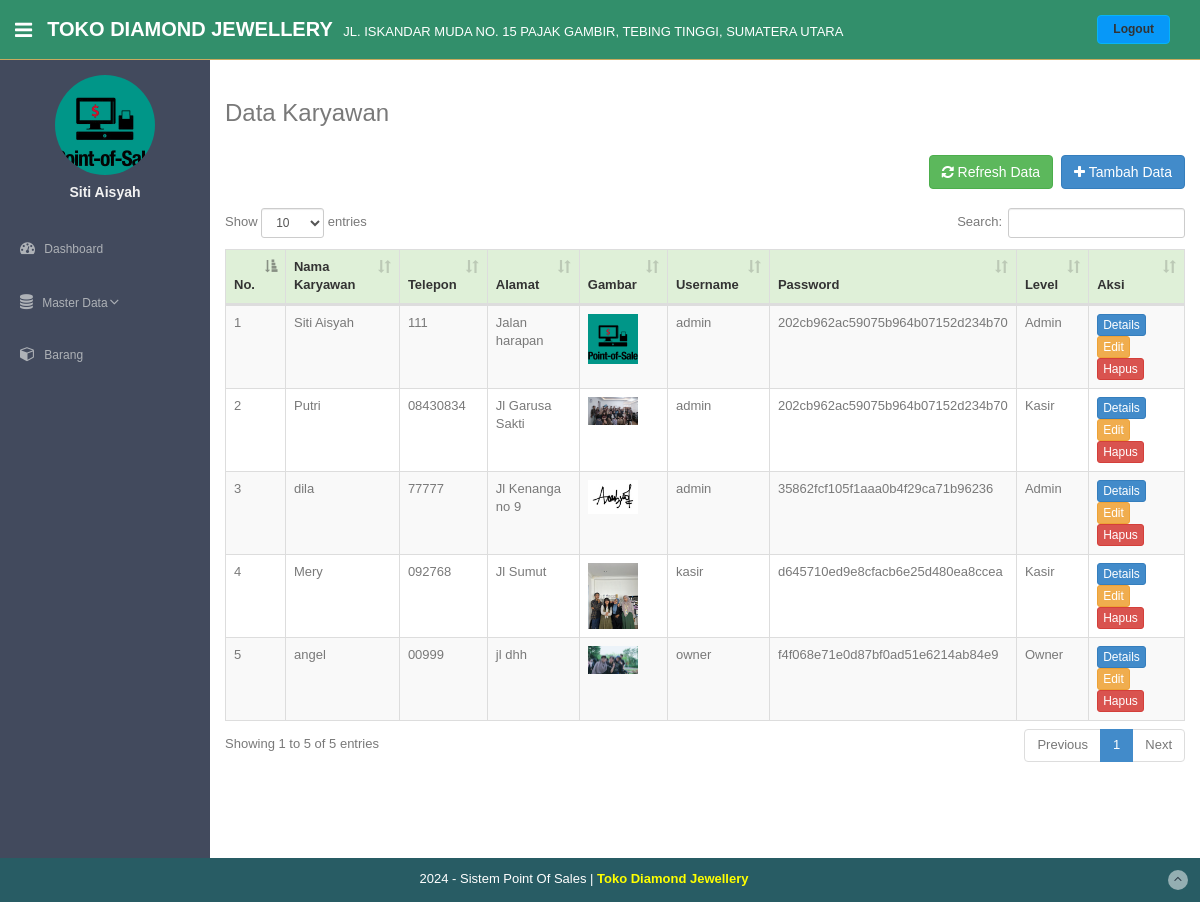
Page /index.php?page=karyawan (signed in) on the committed database.
### tables this page shows
CREATE TABLE `toko` (
  `id_toko` int(11) NOT NULL,
  `nama_toko` varchar(255) NOT NULL,
  `alamat_toko` text NOT NULL,
  `tlp` varchar(255) NOT NULL,
  `nama_pemilik` varchar(255) NOT NULL
);

CREATE TABLE `member` (
  `id_member` int(11) NOT NULL,
  `nm_member` varchar(255) NOT NULL,
  `alamat_member` text NOT NULL,
  `telepon` varchar(255) NOT NULL,
  `email` varchar(255) NOT NULL,
  `gambar` text DEFAULT NULL,
  `NIK` text DEFAULT NULL,
  `level` varchar(100) DEFAULT NULL
);

### fungsi/view/view.php (called while the page is built, shortened)
<?php
class view
{
	protected $db;
	function __construct($db)
	{
		$this->db = $db;
	}
	function member()
	{
		$sql = "select member.*, login.*
						from member inner join login on member.id_member = login.id_member";
		$row = $this->db->prepare($sql);
		$row->execute();
		$hasil = $row->fetchAll();
		return $hasil;
	}
	function member_edit($id)
	{
		$sql = "select member.*, login.*
						from member inner join login on member.id_member = login.id_member
						where member.id_member= ?";
		$row = $this->db->prepare($sql);
		$row->execute(array($id));
		$hasil = $row->fetch();
		return $hasil;
	}
	function toko()
	{
		$sql = "select*from toko where id_toko='1'";
		$row = $this->db->prepare($sql);
		$row->execute();
		$hasil = $row->fetch();
		return $hasil;
	}
}

### admin/module/karyawan/index.php (the view, shortened to what this page needs)
<section id="main-content">
    <section class="wrapper">
        <div class="row">
            <div class="col-lg-12 main-chart">
                <h3>Data Karyawan</h3>
                <br />
                <button type="button" class="btn btn-primary btn-md pull-right" data-toggle="modal" data-target="#myModal">
                    <i class="fa fa-plus"></i> Tambah Data
                </button>
                <a href="index.php?page=karyawan" style="margin-right :0.5pc;" class="btn btn-success btn-md pull-right">
                    <i class="fa fa-refresh"></i> Refresh Data
                </a>
                <div class="clearfix"></div>
                <br />
                <div class="modal-view">
                    <table class="table table-bordered table-striped" id="example1">
                        <thead>
                            <tr style="background:#DFF0D8;color:#333;">
                                <th>No.</th>
                                <th>Nama Karyawan</th>
                                <th>Telepon</th>
                                <th>Alamat</th>
                                <th>Gambar</th>
                                <th>Username</th>
                                <th>Password</th>
                                <th>Level</th>
                                <th>Aksi</th>
                            </tr>
                        </thead>
                        <tbody>
                            <?php
                            $hasil = $lihat->member();
                            $no = 1;
                            foreach ($hasil as $isi) {
                            ?>
                                <tr>
                                    <td><?php echo $no; ?></td>
                                    <td><?php echo $isi['nm_member']; ?></td>
                                    <td><?php echo $isi['telepon']; ?></td>
                                    <td><?php echo $isi['alamat_member']; ?></td>
                                    <td><img src="assets/img/user/<?php echo $isi['gambar']; ?>" style="width:50px;"/></td>
                                    <td><?php echo $isi['user']; ?></td>
                                    <td><?php echo $isi['pass']; ?></td>
                                    <td><?php echo $isi['level']; ?></td>
                                    <td>
                                        <a href="index.php?page=karyawan/details&id=<?php echo $isi['id_member']; ?>">
                                            <button class="btn btn-primary btn-xs">Details</button>
                                        </a>
                                        <a href="index.php?page=karyawan/edit&id=<?php echo $isi['id_member']; ?>">
                                            <button class="btn btn-warning btn-xs">Edit</button>
                                        </a>
                                        <a href="fungsi/hapus/hapus.php?karyawan=hapus&id=<?php echo $isi['id_member']; ?>" onclick="return confirm('Anda yakin ingin menghapus data ini?');">
                                            <button class="btn btn-danger btn-xs">Hapus</button>
                                        </a>
                                    </td>
                                </tr>
                            <?php
                                $no++;
                            }
                            ?>
                        </tbody>
                    </table>
                </div>
            </div>
        </div>
    </section>
</section>

### admin/template/header.php (shortened to what this page needs)
<!DOCTYPE html>
<html lang="en">
  <head>
    <link href="assets/css/bootstrap.css" rel="stylesheet">
    <link href="assets/font-awesome/css/font-awesome.css" rel="stylesheet" />
    <link rel="stylesheet" type="text/css" href="assets/css/zabuto_calendar.css">
    <link rel="stylesheet" type="text/css" href="assets/datatables/dataTables.bootstrap.css"/>
    <link rel="stylesheet" type="text/css" href="assets/lineicons/style.css">
    <link href="assets/css/style.css" rel="stylesheet">
  </head>
  <body>
	<section id="container" >
      <header class="header black-bg">
              <div class="sidebar-toggle-box">
                  <div class="fa fa-bars tooltips" data-placement="right" data-original-title="Toggle Navigation"></div>
              </div>
            <a href="index.php" class="logo"><b><?php echo $toko['nama_toko'];?></b> <small style="padding-left:5px;font-size:13px;"><?php echo $toko['alamat_toko'];?></small></a>
            <div class="top-menu">
            	<ul class="nav pull-right top-menu">
                    <li><a class="logout" onclick="javascript: return confirm('Ingin Logout ?');" href="logout.php">Logout</a></li>
            	</ul>
            </div>
        </header>

### admin/template/sidebar.php (shortened to what this page needs)
<?php
$id = $_SESSION['admin']['id_member'];
$hasil_profil = $lihat->member_edit($id);
$roleLogin = $_SESSION['admin']['level'];
?>
<aside>
    <div id="sidebar" class="nav-collapse">
        <ul class="sidebar-menu" id="nav-accordion">
            <p class="centered"><a><img src="assets/img/user/<?php echo $hasil_profil['gambar']; ?>" class="img-circle" width="100" height="100"></a></p>
            <h5 class="centered"><?php echo $hasil_profil['nm_member']; ?></h5>
            <li class="mt">
                <a href="index.php">
                    <i class="fa fa-dashboard"></i>
                    <span>Dashboard</span>
                </a>
            </li>
            <?php if ($roleLogin == 'Kasir') : ?>
                <li class="sub-menu">
                    <a href="javascript:;">
                        <i class="fa fa-exchange"></i>
                        <span>Transaksi <span style="padding-left:2px;"> <i class="fa fa-angle-down"></i></span></span>
                    </a>
                    <ul class="sub">
                        <li><a href="index.php?page=jual">Transaksi Penjualan</a></li>
                        <li><a href="index.php?page=beli">Transaksi Pembelian</a></li>
                        <li><a href="index.php?page=belistok">Transaksi Pembelian Stok</a></li>
                    </ul>
                </li>
                <li class="sub-menu">
                    <a href="javascript:;">
                        <i class="fa fa-file-text"></i>
                        <span>Laporan <span style="padding-left:2px;"> <i class="fa fa-angle-down"></i></span></span>
                    </a>
                    <ul class="sub">
                        <li><a href="index.php?page=laporan">Laporan Penjualan</a></li>
                        <li><a href="index.php?page=laporanbeli">Laporan Pembelian</a></li>
                        <li><a href="index.php?page=laporanstok">Laporan Pembelian Stok</a></li>
                    </ul>
                </li>
            <?php else : ?>
                <li class="sub-menu">
                    <a href="javascript:;">
                        <i class="fa fa-database"></i>
                        <span>Master Data<span style="padding-left:2px;"> <i class="fa fa-angle-down"></i></span></span>
                    </a>
                </li>
                <li class="mc">
                    <a href="index.php?page=barang">
                        <i class="fa fa-cube"></i>
                        <span>Barang</span>
                    </a>
                </li>
            <?php endif; ?>
        </ul>
    </div>
</aside>

### assets/css/style.css (style rules this page uses)
body { color: #797979; background: #f2f2f2; font-family: 'Ruda', sans-serif; padding: 0px !important; margin: 0px !important; font-size:13px; }
ul li { list-style: none; }
a, a:hover, a:focus { text-decoration: none; outline: none; }
#container { width: 100%; height: 100%; }
.centered { text-align: center; }
.mt { margin-top: 25px; }
.mc { padding-bottom: 10px; }
ul.top-menu > li > .logout { color: #333; font-size: 12px; border-radius: 4px; -webkit-border-radius: 4px; border: 1px solid #07b4f8 !important; padding: 5px 15px; margin-right: 15px; background: #0798f8; font-weight: 800; margin-top: 15px; }
#sidebar { width: 210px; height: 100%; position: fixed; background: #424a5d; }
#sidebar h5 { color: #f2f2f2; font-weight: 700; }
#sidebar ul li { position: relative; }
ul.sidebar-menu , ul.sidebar-menu li ul.sub { margin: -2px 0 0; padding: 0; }
ul.sidebar-menu { margin-top: 75px; }
ul.sidebar-menu li { margin-bottom: 5px; margin-left:10px; margin-right:10px; }
ul.sidebar-menu li.sub-menu { line-height: 15px; }
ul.sidebar-menu li a span { display: inline-block; }
ul.sidebar-menu li a { color: #aeb2b7; text-decoration: none; display: block; padding: 15px 0 15px 10px; font-size: 12px; outline: none; -webkit-transition: all 0.3s ease; -moz-transition: all 0.3s ease; -o-transition: all 0.3s ease; -ms-transition: all 0.3s ease; transition: all 0.3s ease; }
ul.sidebar-menu li a i { font-size: 15px; padding-right: 6px; }
#main-content { margin-left: 210px; }
.header, .footer { min-height: 60px; padding: 0 15px; }
.header { position: fixed; left: 0; right: 0; z-index: 1002; }
.black-bg { background: #ffd777; border-bottom: 1px solid #c9aa5f; }
.wrapper { display: inline-block; margin-top: 60px; padding-left: 15px; padding-right: 15px; padding-bottom: 15px; padding-top: 0px; width: 100%; }
a.logo { font-size: 20px; color: #ffffff; float: left; margin-top: 15px; text-transform: uppercase; }
a.logo b { font-weight: 900; }
#top_menu .nav > li, ul.top-menu > li { float: left; }
ul.top-menu > li > a { color: #666666; font-size: 16px; border-radius: 4px; -webkit-border-radius: 4px; border:1px solid #666666 !important; padding: 2px 6px; margin-right: 15px; }
.sidebar-toggle-box { float: left; padding-right: 15px; margin-top: 20px; }
.sidebar-toggle-box .fa-bars { cursor: pointer; display: inline-block; font-size: 20px; }
.main-chart { padding-top: 20px; }

### admin/template/header.php (style rules this page uses)
.header { background:#328f6b; color:#fff; }
#main-content { background:#fff; }

### rows in the picture
toko: nama_toko "TOKO DIAMOND JEWELLERY", alamat_toko "JL. ISKANDAR MUDA NO. 15 PAJAK GAMBIR, TEBING TINGGI, SUMATERA UTARA"

### other values in the picture
$hasil_profil['nm_member'] "Siti Aisyah"
$isi['nm_member'] "Siti Aisyah"
$isi['telepon'] "111"
$isi['alamat_member'] "Jalan harapan"
$isi['user'] "admin"
$isi['pass'] "202cb962ac59075b964b07152d234b70"
$isi['level'] "Admin"
$isi['nm_member'] "Putri"
$isi['telepon'] "08430834"
$isi['alamat_member'] "Jl Garusa Sakti"
$isi['level'] "Kasir"
$isi['nm_member'] "dila"
$isi['telepon'] "77777"
$isi['alamat_member'] "Jl Kenanga no 9"
$isi['pass'] "35862fcf105f1aaa0b4f29ca71b96236"
